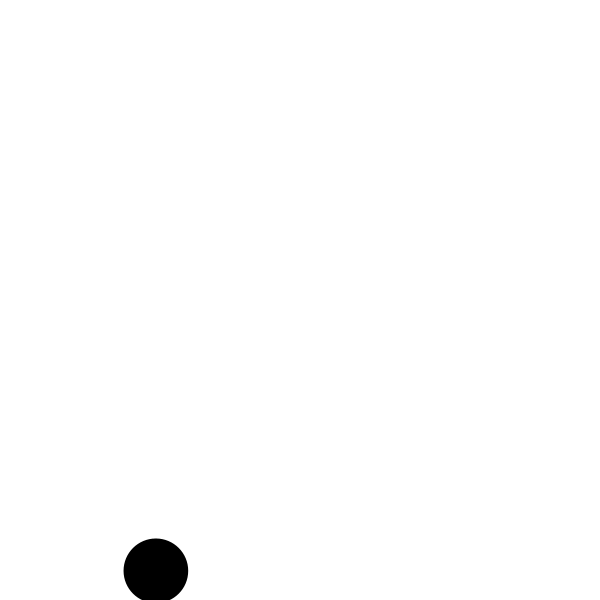
Frame 1 (no input)
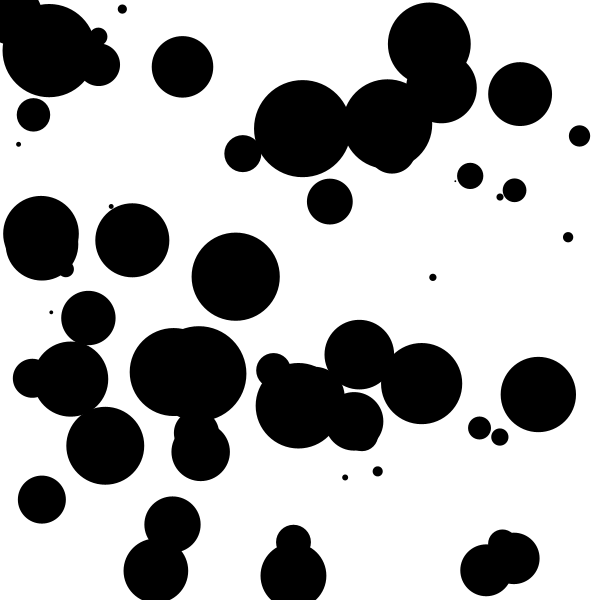
Frame 60 (the mouse pressed at the canvas centre just before this capture)
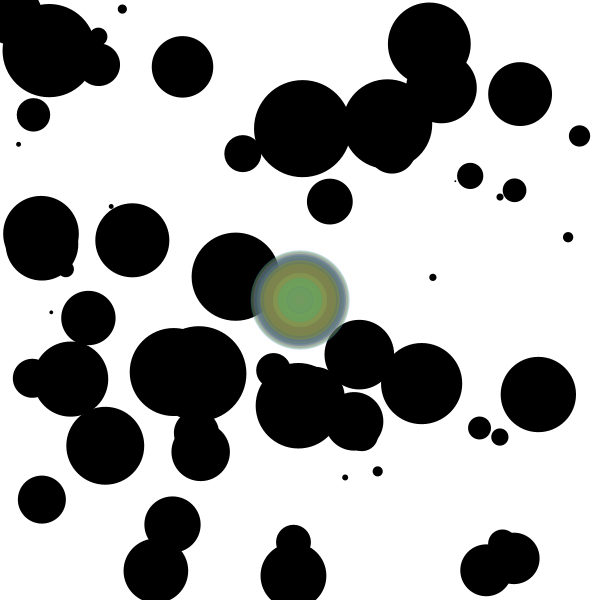
Frame 120 (the mouse held since frame 60 and released just before this capture)

The Processing sketch that drew these frames (run headless with seeded random() and noise(); from frame 60 on, the mouse is pressed at the canvas centre):

// Processing sketch: processing_160271
// ── processing_160271.pde

void setup() {
 // set window size
 size(600,600);
 
 // styling
 smooth();
 background(255);
 
 // start in center
 

}
void draw() {
     if (mousePressed){

 // random radius 
 float r = random(100);
 noStroke();
 // random color
 fill(random(255),random(255),random(255),50);
 
 // draw ellipse
 ellipse(mouseX, mouseY, r, r);
}
else{
 float r = random(100);
 noStroke();
 // random color
 fill(0);
  ellipse(random(width), random(height), r, r);
}
}
